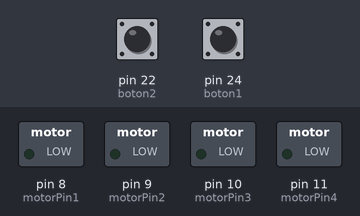
The sketch below on a simulated Arduino Mega 2560, built with avr-gcc and run on an emulated ATmega2560. Parts: switched loads named in the sketch (green lamp = pin HIGH). The inputs (shaded band) are chosen by the test bench; at power-on: pin 22 (boton2) LOW, pin 24 (boton1) LOW.

Above: at 1.2 s.
1.3 s: pin 22 (boton2) pulled HIGH for 0.15 s
At 1.45 s:
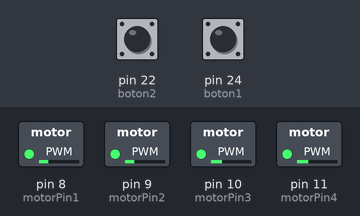
At 2.0 s:
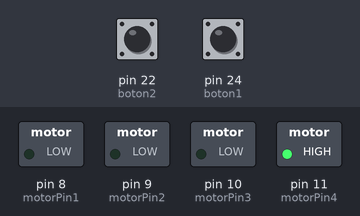
2.9 s: pin 24 (boton1) pulled HIGH for 1 s
At 3.93 s:
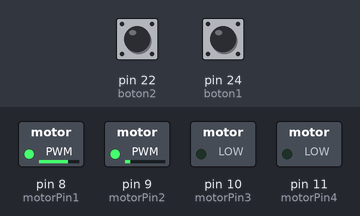
5.9 s: pin 24 (boton1) pulled HIGH for 0.15 s
At 6.7 s:
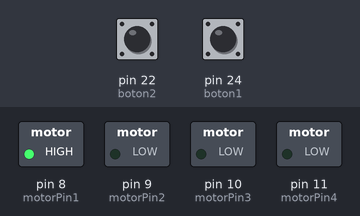
8.9 s: pin 22 (boton2) pulled HIGH for 1 s
11.9 s: pin 22 (boton2) pulled HIGH for 3.2 s
16.6 s: pin 24 (boton1) pulled HIGH for 3.2 s
Timing chart, 0 to 21.4 s (numbered marks = the images above; inputs shaded):
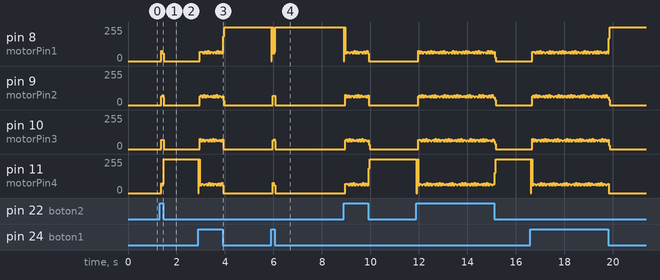

Measured:
- after the input at 1.3 s, pin 8 (motorPin1): 0/255 → 58/255 after 0.06 s, → 0/255 0.12 s later; pin 9 (motorPin2): 0/255 → 67/255 after 0.06 s, → 73/255 0.04 s later, → 58/255 0.04 s later, → 0/255 0.04 s later; pin 10 (motorPin3): 0/255 → 68/255 after 0.06 s, → 0/255 0.12 s later; pin 11 (motorPin4): 0/255 → 255/255 after 0.06 s
- after the input at 5.9 s, pin 8 (motorPin1): 255/255 → 58/255 at once, → 255/255 0.14 s later; pin 9 (motorPin2): 0/255 → 68/255 after 0.06 s, → 0/255 0.12 s later; pin 10 (motorPin3): 0/255 → 67/255 after 0.06 s, → 73/255 0.04 s later, → 58/255 0.04 s later, → 0/255 0.04 s later; pin 11 (motorPin4): 0/255 → 58/255 after 0.06 s, → 0/255 0.12 s later

The sketch:

mover_motor_paso_a_paso_con_dos_botones.ino
```cpp
 int motorPin1 = 8;
 int motorPin2 = 9;
 int motorPin3 = 10;
 int motorPin4 = 11;
 int delayTime = 3 ;
 int boton1 = 24;
 int boton2 = 22;
 int estado1 = 0;
 int estado2 = 0;

void setup() {
  pinMode(motorPin1, OUTPUT);
  pinMode(motorPin2, OUTPUT);
  pinMode(motorPin3, OUTPUT);
  pinMode(motorPin4, OUTPUT);
  pinMode(boton1, INPUT);
  pinMode(boton2, INPUT);

}
void loop()
{
  estado1 = digitalRead(boton1);
  if(estado1==HIGH)
  {
    digitalWrite(motorPin1, LOW);
    digitalWrite(motorPin2, LOW);
    digitalWrite(motorPin3, LOW);
    digitalWrite(motorPin4, HIGH);
    delay(delayTime);
    digitalWrite(motorPin1, LOW);
    digitalWrite(motorPin2, LOW);
    digitalWrite(motorPin3, HIGH);
    digitalWrite(motorPin4, LOW);
    delay(delayTime);
    digitalWrite(motorPin1, LOW);
    digitalWrite(motorPin2, HIGH);
    digitalWrite(motorPin3, LOW);
    digitalWrite(motorPin4, LOW);
    delay(delayTime);
    digitalWrite(motorPin1, HIGH);
    digitalWrite(motorPin2, LOW);
    digitalWrite(motorPin3, LOW);
    digitalWrite(motorPin4, LOW);
    delay(delayTime);
  }
  estado2 = digitalRead(boton2);
  if(estado2==HIGH)
  {
    digitalWrite(motorPin1, HIGH);
    digitalWrite(motorPin2, LOW);
    digitalWrite(motorPin3, LOW);
    digitalWrite(motorPin4, LOW);
    delay(delayTime);
    digitalWrite(motorPin1, LOW);
    digitalWrite(motorPin2, HIGH);
    digitalWrite(motorPin3, LOW);
    digitalWrite(motorPin4, LOW);
    delay(delayTime);
    digitalWrite(motorPin1, LOW);
    digitalWrite(motorPin2, LOW);
    digitalWrite(motorPin3, HIGH);
    digitalWrite(motorPin4, LOW);
    delay(delayTime);
    digitalWrite(motorPin1, LOW);
    digitalWrite(motorPin2, LOW);
    digitalWrite(motorPin3, LOW);
    digitalWrite(motorPin4, HIGH);
    delay(delayTime);
  }
}
```
